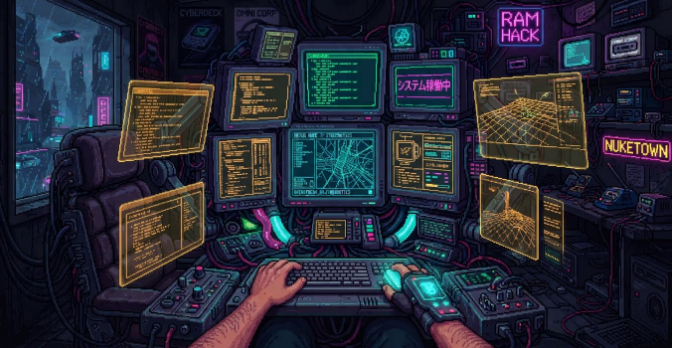
#> input picture images/cockpit_original.png, 673 x 348 px
$ python caler_ecrans.py ../images/cockpit_original.png ../images/k240_grand_01.png ../images/k240_grand_01.png 5
#> lines starting #> are read from the running program, lines starting #| are printed output that depends on the picture
# -*- coding: utf-8 -*-
# Recale les quadrilatères de art/cockpit.json sur le bord des vitres de art/cockpit.png.
# Chaque bord est déplacé (±R px à chaque extrémité) vers le contour le plus net, avec un cadre uniforme juste à l extérieur.
# python tools/caler_ecrans.py art/cockpit.png art/cockpit.json <sortie.json> [R=16]
# Vérifier ensuite chaque écran : sur les petits moniteurs flous, le résultat peut s accrocher au contenu dessiné.
import json, sys, numpy as np
from PIL import Image, ImageFilter
art, js, out = sys.argv[1:4]
R = int(sys.argv[4]) if len(sys.argv) > 4 else 12
im = Image.open(art).convert("RGB").filter(ImageFilter.GaussianBlur(1.0))
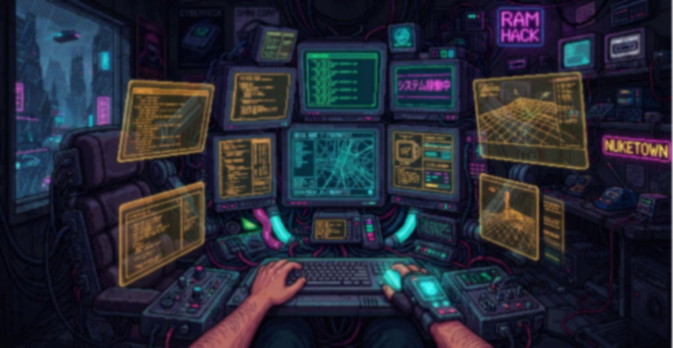
#> im: PIL image 673x348 RGB; mean R, G, B 38.3, 41, 53.2
A = np.asarray(im).astype(np.float32)
H, W = A.shape[:2]
#> H = 348; W = 673
def samp(p):  # bilinear, p: (N,2) x,y -> (N,3)
    x = np.clip(p[:,0], 0, W-2); y = np.clip(p[:,1], 0, H-2)
    x0 = x.astype(int); y0 = y.astype(int); fx = (x-x0)[:,None]; fy = (y-y0)[:,None]
    return (A[y0,x0]*(1-fx)*(1-fy) + A[y0,x0+1]*fx*(1-fy) + A[y0+1,x0]*(1-fx)*fy + A[y0+1,x0+1]*fx*fy)
#> (the run stopped early here; a loop or call above may not have finished)
